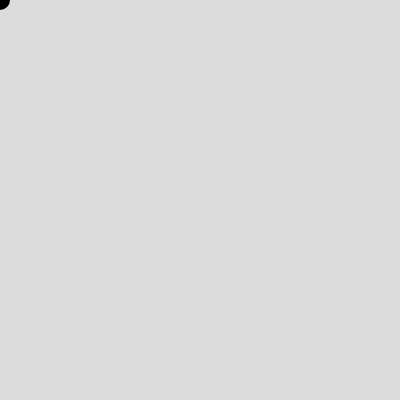
Frame 1 (no input)
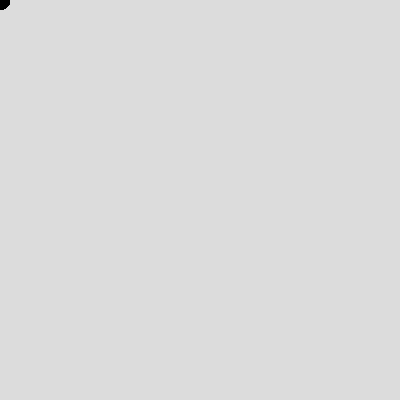
Frame 60 (no input)
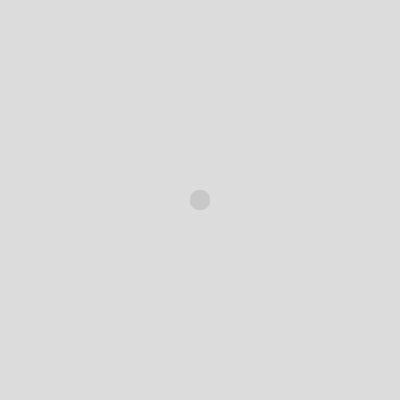
Frame 120 (the mouse pressed at the canvas centre since frame 60)

The p5.js sketch that drew these frames (run headless with seeded random() and noise() and a simulated clock; from frame 60 on, the mouse is pressed at the canvas centre):

// p5.js sketch
// ── sketch.js
function setup() {
  createCanvas(400, 400);
  background(220);

  
}

function draw() {
  noStroke();
  fill(mouseX);
  ellipse(mouseX, mouseY, 20,20);
}
function mouseDragged(){
  fill(23,90,33,80);
}
function mousePressed(){
  background(220);
}
